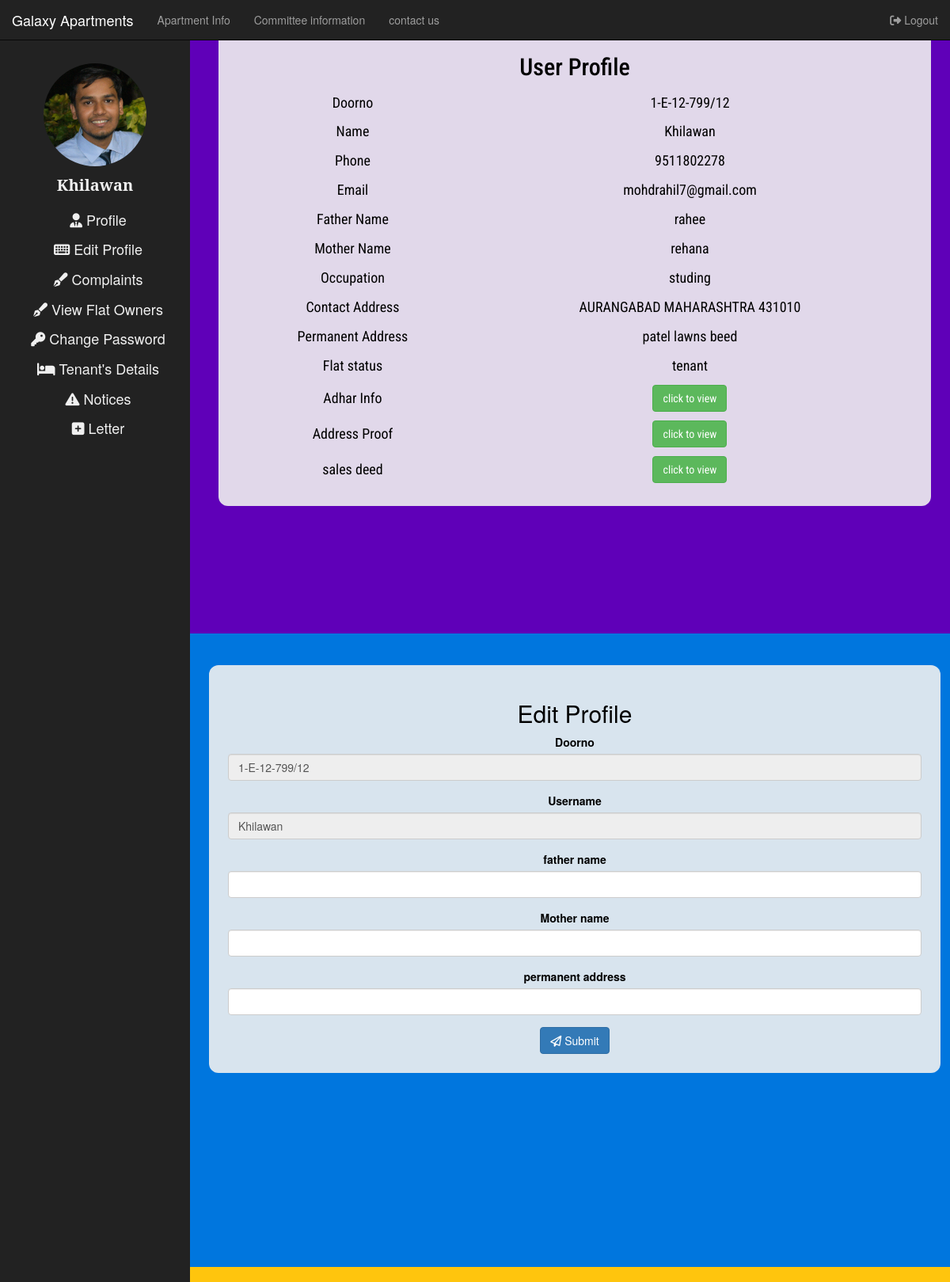
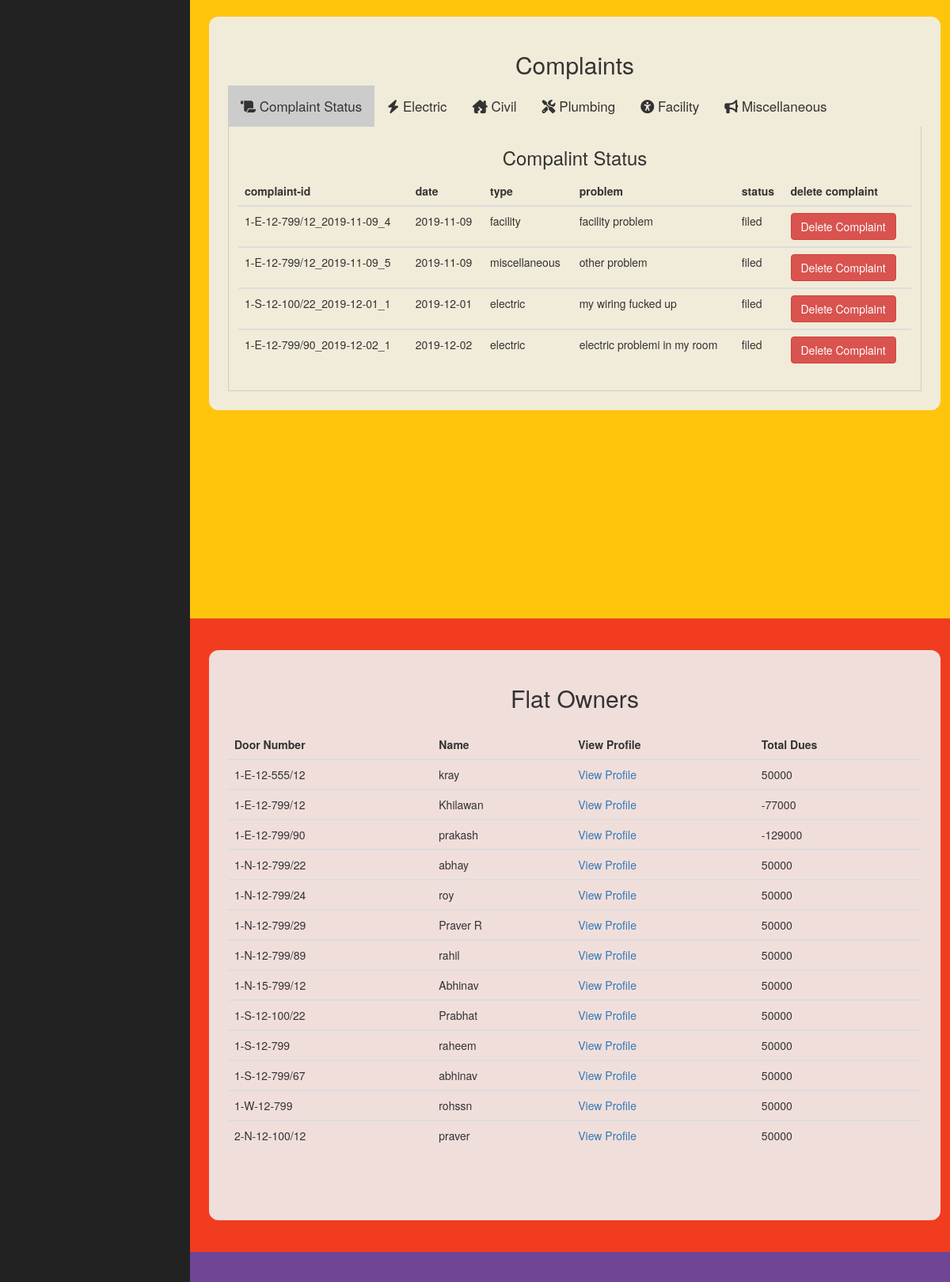
The page /Apartment/officer.php (signed in, upper part) on the database its author committed (2 pictures, top to bottom).
### tables this page shows
CREATE TABLE `member` (
  `doorno` varchar(20) NOT NULL,
  `name` varchar(50) NOT NULL,
  `phone` varchar(13) NOT NULL,
  `email` varchar(50) NOT NULL,
  `fathername` varchar(50) NOT NULL,
  `mothername` varchar(50) NOT NULL,
  `occupation` varchar(20) NOT NULL,
  `contactaddress` varchar(500) NOT NULL,
  `permanentaddress` varchar(500) NOT NULL,
  `flatstatus` varchar(20) NOT NULL,
  `profilepic` varchar(50) NOT NULL,
  `adharcard` varchar(50) NOT NULL,
  `addressproof` varchar(50) NOT NULL,
  `saledeed` varchar(50) NOT NULL,
  `password` varchar(30) NOT NULL,
  `type` varchar(10) NOT NULL
);

CREATE TABLE `complaint` (
  `doorno` varchar(20) NOT NULL,
  `date` varchar(10) NOT NULL,
  `complaintid` varchar(30) NOT NULL,
  `type` varchar(20) NOT NULL,
  `problem` varchar(100) NOT NULL,
  `status` varchar(10) NOT NULL
);

CREATE TABLE `transactionhistory` (
  `TransactionId` varchar(50) NOT NULL,
  `MMC` int(50) NOT NULL,
  `DueAmount` int(50) DEFAULT 0,
  `DoorNo` varchar(50) NOT NULL,
  `last_payment` int(11) DEFAULT NULL
);

### Apartment/officer.php (the view, shortened to what this page needs)
<!DOCTYPE html>
<?php
 if(isset($_SESSION["doorno"]) && !empty($_SESSION["doorno"]))
{
?>
<html>
<head>
  <link rel="stylesheet" href="https://maxcdn.bootstrapcdn.com/bootstrap/3.4.0/css/bootstrap.min.css">
  <link href="css/user.css" rel="stylesheet" type="text/css">
</head>
<?php
 if(isset($_SESSION["doorno"]) && !empty($_SESSION["doorno"]))
  {
    $doorno=$_SESSION["doorno"];
    $servername = "localhost";
    $username = "root";
    $password = "";
    $dbname="society";
    $conn = new mysqli($servername, $username, $password,$dbname);
    if ($conn->connect_error)
    {
      die("Connection failed: " . $conn->connect_error);
    }
    else
    {
      $sql = "SELECT * FROM member WHERE doorno='$doorno'";
      if ($result=mysqli_query($conn,$sql))
      {
        $rowcount=mysqli_num_rows($result);
          if($rowcount==1)
            {
              $row = mysqli_fetch_assoc($result);
              $name=$row['name'];
              $profile=$row['profilepic'];
              $phone=$row['phone'];
              $email=$row['email'];
              $fathername=$row['fathername'];
              $mothername=$row['mothername'];
              $occupation=$row['occupation'];
              $contactaddress=$row['contactaddress'];
              $permanentaddress=$row['permanentaddress'];
              $flatstatus=$row['flatstatus'];
              $adhar=$row['adharcard'];
              $addressproof=$row['addressproof'];
              $saledeed=$row['saledeed'];
            }
          $sqlc="SELECT * FROM complaint";
          if($resultc=mysqli_query($conn,$sqlc))
          {
            $rowcount_comp=mysqli_num_rows($resultc);
          }
      }
    }
  }
?>
<body>
<nav class="navbar navbar-inverse navbar-fixed-top" style="margin-bottom:0;">
  <div class="container-fluid">
    <div class="navbar-header">
      <a class="navbar-brand " href="index.html">Galaxy Apartments</a>
    </div>
    <ul class="nav navbar-nav">
      <li><a href="apartment.html">Apartment Info</a></li>
      <li><a href="committee.html">Committee information</a></li>
      <li><a href="contact.html">contact us</a></li>
    </ul>
  <ul class="nav navbar-nav navbar-right">
      <li><a href="logout.php"><i class="fas fa-sign-out-alt"></i>&nbsp;Logout</a></li>
    </ul>
  </div>
</nav>
<div class="sidenav">
  <img src="<?php echo $profile; ?>" class="i-circle" alt="Cinque Terre" width="130px" height="130px">
  <p class="name"><?php echo $name; ?></p>
  <a href="#About"><i class="fas fa-user-tie"></i>&nbsp;Profile</a>
  <a href="#Skills"><i class="fas fa-keyboard"></i>&nbsp;Edit Profile </a>
  <a href="#Education"><i class="fas fa-pen-fancy"></i>&nbsp;Complaints</a>
  <a href="#view_owner"><i class="fas fa-pen-fancy"></i>&nbsp;View Flat Owners</a>
  <a href="#Projects"><i class="fas fa-key"></i>&nbsp;Change Password</a>
  <a href="#Contact"><i class="fas fa-bed"></i>&nbsp;Tenant's Details</a>
  <a href="#Notice"><i class="fas fa-exclamation-triangle"></i>&nbsp;Notices</a>
  <a href="#Letter"><i class="fas fa-plus-square"></i>&nbsp;Letter</a>
</div>
  <div class="main1" style="padding: 2vw;" id="About">
      <div class="chart" style="color:black">
        <h2>
        User Profile
        </h2>
        <table style="width:100%;font-size:1.5vw;">
          <tr>
            <td>Doorno</td>
            <td><?php echo $doorno; ?></td>
          </tr>
          <tr>
            <td>Name</td>
            <td><?php echo $name; ?></td>
          </tr>
          <tr>
            <td>Phone</td>
            <td><?php echo $phone; ?></td>
          </tr>
          <tr>
            <td>Email</td>
            <td><?php echo $email; ?></td>
          </tr>
          <tr>
            <td>Father Name</td>
            <td><?php echo $fathername; ?></td>
          </tr>
          <tr>
            <td>Mother Name</td>
            <td><?php echo $mothername; ?></td>
          </tr>
          <tr>
            <td>Occupation</td>
            <td><?php echo $occupation; ?></td>
          </tr>
          <tr>
            <td>Contact Address</td>
            <td><?php echo $contactaddress ?></td>
          </tr>
          <tr>
            <td>Permanent Address</td>
            <td><?php echo $permanentaddress ?></td>
          </tr>
          <tr>
            <td>Flat status</td>
            <td><?php echo $flatstatus ?></td>
          </tr>
          <tr>
            <td>Adhar Info</td>
            <td><a href="<?php echo $adhar ?>"  target="_blank"><button type="button" class="btn btn-success">click to view</button></a></td>
          </tr>
          <tr>
            <td>Address Proof</td>
            <td><a href="<?php echo $addressproof ?>"  target="_blank"><button type="button" class="btn btn-success">click to view</button></a></td>
          </tr>
          <tr>
            <td>sales deed</td>
            <td><a href="<?php echo $saledeed ?>"  target="_blank"><button type="button" class="btn btn-success">click to view</button></a></td>
          </tr>
        </table>
      </div>
  </div>
  <div class="main1" style="display:block;" id="Skills">
    <div class='chart'>
      <h2>Edit Profile</h2>
        <form action="" method="POST" name="eform">
        <div class="form-group">
        <label for="doorno">Doorno</label>
        <input type="text" class="form-control" name="doorno" value="<?php echo $doorno; ?>" readonly>
        </div>
        <div class="form-group">
        <label for="Username">Username</label>
        <input type="text" class="form-control" id="username" name="username" value="<?php echo $name; ?>" readonly>
        </div>
        <div class="form-group">
        <label for="fathername">father name</label>
        <input type="text" class="form-control" id="nfather" name="nfather" required>
        </div>
        <div class="form-group">
        <label for="mothername">Mother name</label>
        <input type="text" class="form-control" id="nmother" name="nmother" required>
        </div>
        <div class="form-group">
        <label for="permanentaddress">permanent address</label>
        <input type="text" class="form-control" id="npaddress" name="npaddress" required>
        </div>
        <button type="submit" class="btn btn-primary" name="form_edit"><i class="far fa-paper-plane"></i>&nbsp;Submit</button>
    </form>
    </div>
  </div>
  <div class="main1" style="display: block;" id="Education">
    <div class='chart'>
      <h2>Complaints
      </h2>
      <div class="tab">
        <button class="tablinks" id="status" onclick="openCity(event, 'Compalintstatus')"><i class="fas fa-scroll"></i>&nbsp;Complaint Status</button>
        <button class="tablinks" onclick="openCity(event, 'Electric')"><i class="fas fa-bolt"></i>&nbsp;Electric</button>
        <button class="tablinks" onclick="openCity(event, 'Civil')"><i class="fas fa-house-damage"></i>&nbsp;Civil</button>
        <button class="tablinks" onclick="openCity(event, 'Plumbing')"><i class="fas fa-tools"></i>&nbsp;Plumbing</button>
        <button class="tablinks" onclick="openCity(event, 'Facility')"><i class="fas fa-universal-access"></i>&nbsp;Facility</button>
        <button class="tablinks" onclick="openCity(event, 'Miscellaneous')"><i class="fas fa-bullhorn"></i>&nbsp;Miscellaneous</button>
      </div>
      <div id="Compalintstatus" class="tabcontent">
        <h3>Compalint Status</h3>
        <?php if($rowcount_comp>0)
         {
          ?>
        <table class="table table-hover" style="text-align: left;">
          <thead>
            <tr>
              <th>complaint-id</th>
              <th>date</th>
              <th>type</th>
              <th>problem</th>
              <th>status</th>
              <th>delete complaint</th>
            </tr>
          </thead>
          <tbody>
            <?php while($row_comp = mysqli_fetch_assoc($resultc)) { ?>
            <tr>
              <td><?php  echo $row_comp['complaintid'];  ?></td>
              <td><?php  echo $row_comp['date']; ?></td>
              <td><?php  echo $row_comp['type']; ?></td>
              <td><?php  echo $row_comp['problem']; ?></td>
              <td><?php  echo $row_comp['status']; ?></td>
              <td>
                <form action="" method="POST" name="complain_delform">
                <button type="submit" class="btn btn-danger" name="complaintdel">Delete Complaint</button>
                </form>
             </td>
            </tr>
          </tbody>
        <?php } ?>
        </table>
        <?php
          }
          else
           {
            ?><p>NO Complaint registered</p><?php
           }
          ?>
    </div>
    </div>
  </div>
<div class="main1" style="display:block;" id="view_owner">
    <div class='chart' style="height: 90vh;overflow:auto;" >
      <h2 style="margin-bottom: 3vh;">Flat Owners </h2>
      <div style="overflow-y:auto;">
          <table class="table table-hover" style="text-align: left; overflow-y:scroll">
            <thead>
              <tr>
                <th>Door Number </th>
                <th>Name </th>
                <th>View Profile </th>
                <th> Total Dues </th>
              </tr>
            </thead>
          <?php
            $sqlc="SELECT * FROM member";
        if($resultc=mysqli_query($conn,$sqlc))
        {
          $rowcount_comp=mysqli_num_rows($resultc);
          if($rowcount_comp>0)
          {
          ?>
            <tbody>
              <?php while($row_comp = mysqli_fetch_assoc($resultc)) {
              $door_no1 = $row_comp['doorno'];
              $sqlc1="SELECT * FROM transactionhistory where DoorNo = '$door_no1'";
              $resultc1=mysqli_query($conn,$sqlc1);
              $rowcount_comp1=mysqli_num_rows($resultc1);
              if($rowcount_comp1>0)
              {
                $row_comp1 = mysqli_fetch_assoc($resultc1);
                $last1 = $row_comp1['last_payment'];
                $dueamount1=$row_comp1['DueAmount'];
                $transdate11 = date('m-d-Y', time());
                $d11 = date_parse_from_format("m-d-y",$transdate11);
                $curr1 = $d11["month"];
                $diff1 = $curr1 - $last1;
                $mmc1 = $row_comp1['MMC'];
                if ($diff1 > 0)
                  $fine1 = ($diff1 - 1) * 1000;
                else
                  $fine1 = 0;
                $dueamount11 = $dueamount1 + $fine1 + $mmc1 * ($diff1 - 1);
              } else {
                $dueamount11 = 50000;
              }
              ?>
              <tr>
                <td><?php  echo $row_comp['doorno'];  ?></td>
                <td><?php  echo $row_comp['name']; ?></td>
                <td> <a href = "view_profile.php?door_no=<?php echo $row_comp['doorno'];?>" > View Profile </a> </td>
                <td> <?php echo $dueamount11; ?> </td>
              </tr>
            </tbody>
          <?php } ?>
          </table>
          <?php
          }
            else
              {
              ?><p>NO User registered</p><?php
              }
          }
          ?>
    </div>
    </div>
  </div>
  <div class="main1" style="display:block;" id="Projects">
  </div>
</body>
</html>
               ?><script type="text/javascript">alert("<?php echo "error in tenant data".$conn->error; ?>");</script><?php
}
else
{
  header("Location: http://localhost/society1/login.php");
}
?>

### Apartment/css/user.css (style rules this page uses)
.name { font-family:'Noto Serif', serif; padding-top: 10px; font-weight: bold; font-size:20px; color:#F0F0F0; }
.sidenav { width:20vw; position: fixed; text-align: center; z-index: 1; left:0; background: #222222; overflow-x: hidden; padding-top: 20px; padding-top: 10vh; height: 100%; }
.sidenav a { padding: 6px 8px 6px 16px; text-decoration: none; font-size: 18px; color:#F0F0F0; display: block; }
.i-circle { border-radius: 50%; }
.active, .collapsible:hover { background-color: #555; }
.main1 { text-align: center; padding:5vh 1vw; float: right; width: 80vw; height: 100vh; }
#About { background-color: #5f00b8; color: white; font-family: 'Roboto Condensed', sans-serif; padding: 30vh 0vw; }
#Skills { background-color: rgb(0, 118, 222); color:Black; }
#Education { background-color:#ffc50d; }
#Projects { background-color: #704595; }
.chart { background-color: rgba(240, 240, 240,0.9); padding:2vw; border-radius: 1vw; margin-left: 1vw; }
.tab { overflow: hidden; }
.tab button { background-color: inherit; float: left; border: none; outline: none; cursor: pointer; padding: 14px 16px; transition: 0.3s; font-size: 17px; }
.tab button.active { background-color:#ccc; }
.tabcontent { display: none; padding: 6px 12px; border: 1px solid #ccc; border-top: none; }
#view_owner { background-color: #F13C20; }

### Apartment/officer.php (style rules this page uses)
table, td { padding:0.7vh; }

### rows shown on the page
member: profilepic (picture), name "Khilawan", phone "9511802278", email "mohdrahil7@gmail.com", fathername "rahee", mothername "rehana", occupation "studing", contactaddress "AURANGABAD MAHARASHTRA 431010", permanentaddress "patel lawns beed", flatstatus "tenant", username "Khilawan", doorno "1-E-12-799/12", transactionhistory.DueAmount+last_payment+MMC "-77000"
complaint: complaintid "1-E-12-799/12_2019-11-09_4", date "2019-11-09", type "facility", problem "facility problem", status "filed"
complaint: complaintid "1-E-12-799/12_2019-11-09_5", date "2019-11-09", type "miscellaneous", problem "other problem", status "filed"
complaint: complaintid "1-S-12-100/22_2019-12-01_1", date "2019-12-01", type "electric", problem "my wiring fucked up", status "filed"
complaint: complaintid "1-E-12-799/90_2019-12-02_1", date "2019-12-02", type "electric", problem "electric problemi in my room", status "filed"
member: doorno "1-E-12-555/12", name "kray", dueamount11 "50000"
member: doorno "1-E-12-799/90", name "prakash", transactionhistory.DueAmount+last_payment+MMC "-129000"
member: doorno "1-N-12-799/22", name "abhay", dueamount11 "50000"
member: doorno "1-N-12-799/24", name "roy", dueamount11 "50000"
member: doorno "1-N-12-799/29", name "Praver R", dueamount11 "50000"
member: doorno "1-N-12-799/89", name "rahil", dueamount11 "50000"
member: doorno "1-N-15-799/12", name "Abhinav", dueamount11 "50000"
member: doorno "1-S-12-100/22", name "Prabhat", dueamount11 "50000"
member: doorno "1-S-12-799", name "raheem", dueamount11 "50000"
member: doorno "1-S-12-799/67", name "abhinav", dueamount11 "50000"
member: doorno "1-W-12-799", name "rohssn", dueamount11 "50000"
member: doorno "2-N-12-100/12", name "praver", dueamount11 "50000"

### other values the page prints
$doorno "1-E-12-799/12"
